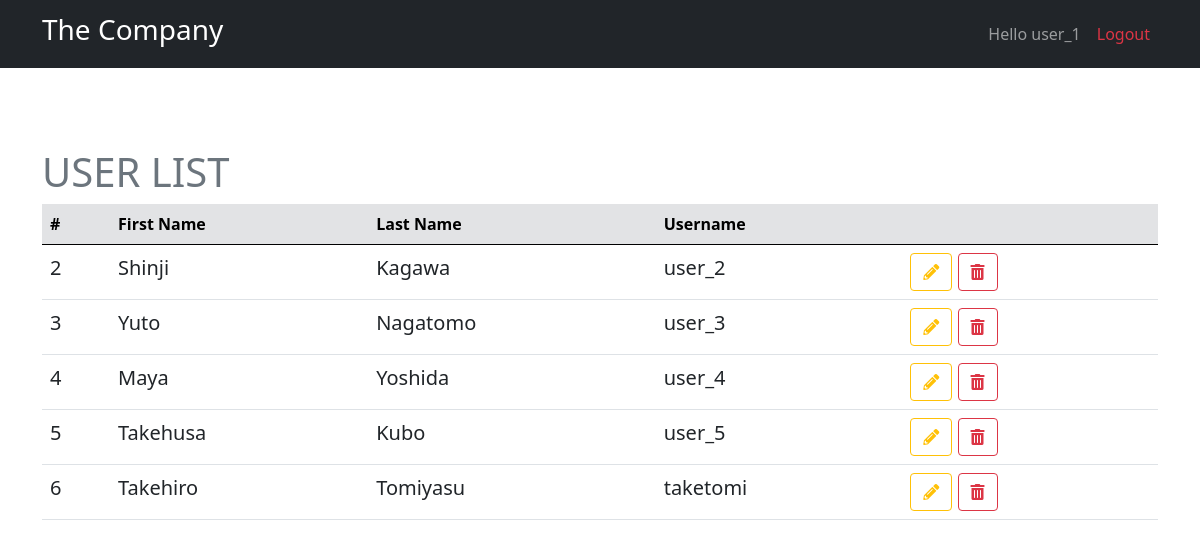
The app's page /views/dashboard.php (signed in) with its own data.
### tables this page shows
CREATE TABLE `users` (
  `id` int(11) NOT NULL,
  `first_name` varchar(50) NOT NULL,
  `last_name` varchar(50) NOT NULL,
  `username` varchar(15) NOT NULL,
  `password` varchar(255) NOT NULL,
  `phpto` varchar(255) DEFAULT NULL
);

### classes/database.php (called while the page is built, shortened)
<?php
    class Database {
        private $server_name = "localhost";
        private $username = "root";
        private $password = "root";
        private $db_name = "the_company";
        public function __construct() {
            $this->conn = new mysqli($this->server_name, $this->username, $this->password, $this->db_name);
        }
     }
?>

### classes/user.php (called while the page is built, shortened)
<?php
include "database.php";
class User extends Database {
    public function getAllUsers() {
        $user_id = $_SESSION['user_id'];
        $sql = "SELECT id, first_name, last_name ,username FROM users WhERE id != $user_id " ;
        if($result = $this->conn->query($sql)) {
            return $result;
        }else{
            die("Error retrieving all users:" . $this->conn->error);
        }
    }
}
?>

### views/dashboard.php (the view, shortened to what this page needs)
<?php
include "../classes/user.php";
$user = new User;
$user_list = $user->getAllUsers();
?>
<!DOCTYPE html>
<html lang="en">
<head>
    <link rel="stylesheet" href="https://cdn.jsdelivr.net/npm/bootstrap@5.0.2/dist/css/bootstrap.min.css">
    <link rel="stylesheet" href="https://cdnjs.cloudflare.com/ajax/libs/font-awesome/5.15.4/css/all.min.css" />
</head>
<body>
    <?php  include "main-menu.php"; ?>
   <main class="container" style="padding-top: 80px">
        <h2 class="text-muted display-6">USER LIST</h2>
        <table class="table table-hover">
            <thead class="table-secondary">
                <tr>
                    <th>#</th>
                    <th>First Name</th>
                    <th>Last Name</th>
                    <th>Username</th>
                    <th></th>
                </tr>
            </thead>
            <tbody class="lead">
                <?php  while($user = $user_list->fetch_assoc()): ?>
            <tr>
                <td><?php echo $user['id'] ?></td>
                <td><?= $user['first_name'] ?></td>
                <td><?= $user['last_name'] ?></td>
                <td><?= $user['username'] ?></td>
                <td>
                    <a href="edit-user.php?user_id=<?= $user['id'] ?>" class="btn btn-outline-warning"><i class="fas fa-pencil-alt"></i></a>
                    <a href="delete-user.php?user_id=<?= $user['id'] ?>" class="btn btn-outline-danger"><i class="fas fa-trash-alt"></i></a>
                </td>
            </tr>
            <?php endwhile ?>
            </tbody>
        </table>
</main>
</body>
</html>

### views/main-menu.php
<nav class="navbar navbar-expand navbar-dark bg-dark">
    <div class="container">
        <a href="dashboard.php" class="navbar-brand">
            <h1 class=h3>The Company</h1>
        </a>
        <div class="ms-auto">
            <ul class="navbar-nav">
                <li class="nav-item"><a href="profile.php" class="nav-link">Hello <?= $_SESSION['username']?></a></li>
                <li class="nav-item"><a href="../actions/logout.php" class="nav-link text-danger">Logout</a></li>
            </ul>
        </div>
    </div>
</nav>

### records on screen
users: id "2", first_name "Shinji", last_name "Kagawa", username "user_2"
users: id "3", first_name "Yuto", last_name "Nagatomo", username "user_3"
users: id "4", first_name "Maya", last_name "Yoshida", username "user_4"
users: id "5", first_name "Takehusa", last_name "Kubo", username "user_5"
users: id "6", first_name "Takehiro", last_name "Tomiyasu", username "taketomi"

### other values on screen
$_SESSION['username'] "user_1"
